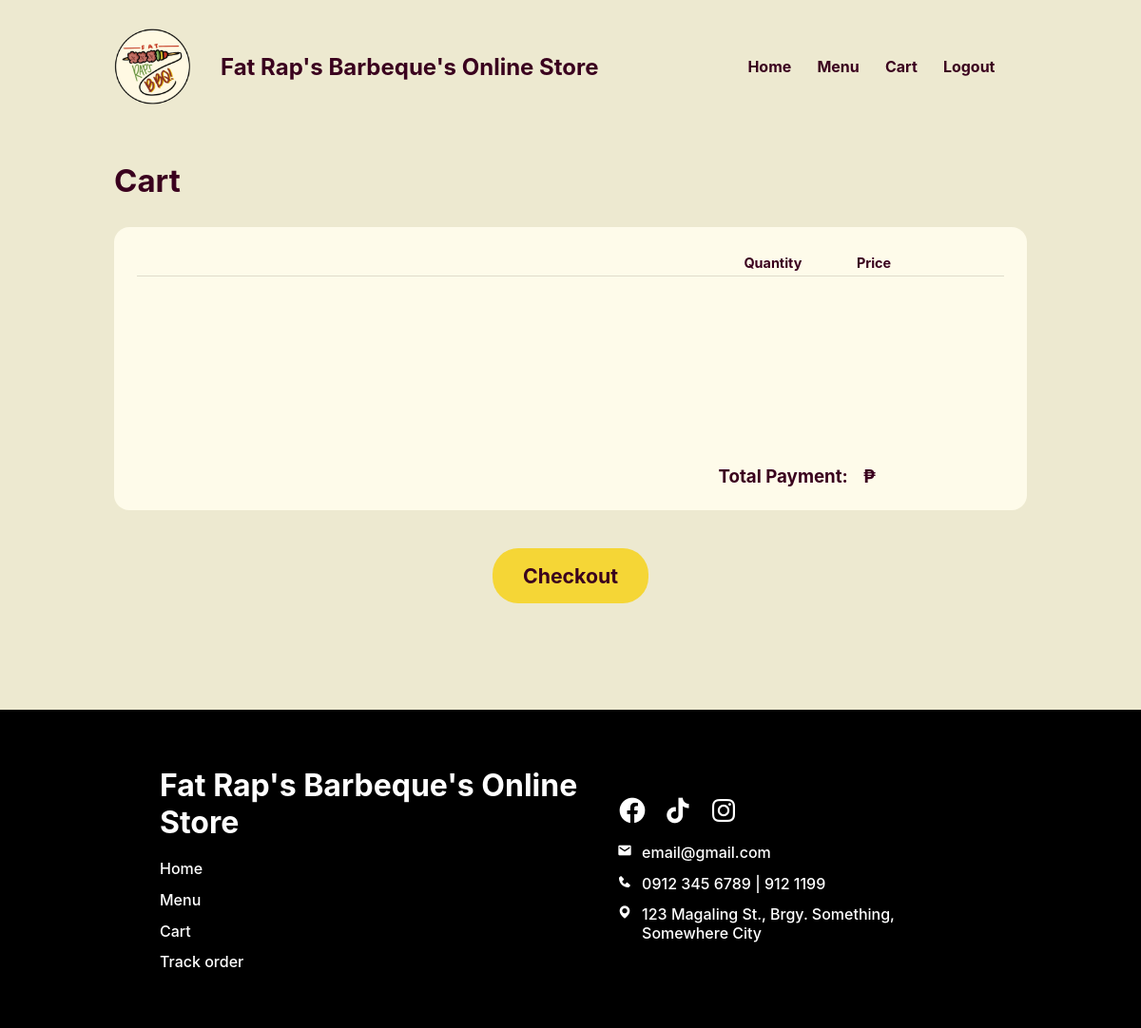
Page /Website/cart.php (signed in) on the earlier database version.
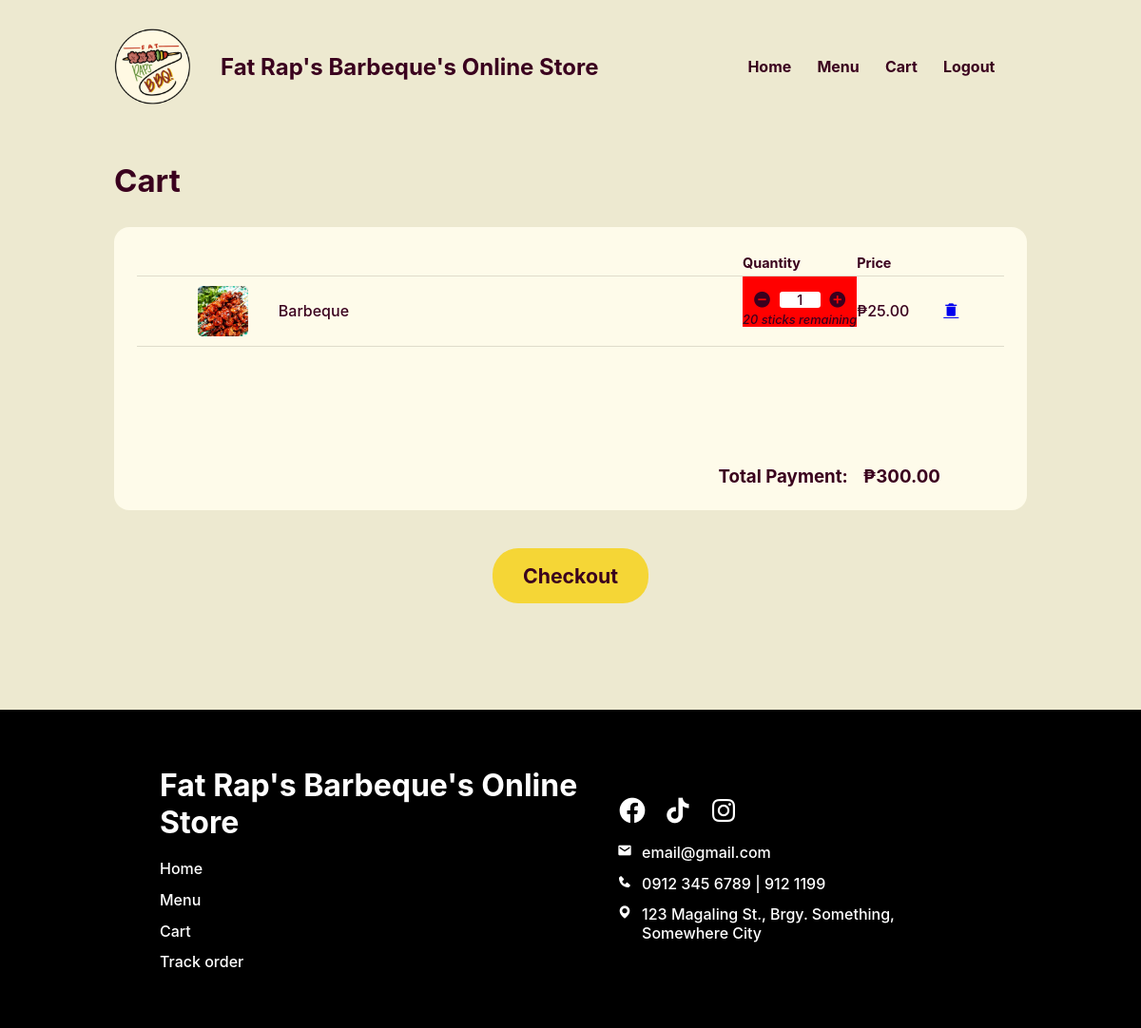
Same page on the later database version.
### tables this page shows
CREATE TABLE `in_order` (
  `IN_ORDER_ID` int(18) UNSIGNED NOT NULL,
  `FOOD_ID` int(18) NOT NULL,
  `PRSN_ID` int(18) NOT NULL,
  `IN_ORDER_QUANTITY` int(11) NOT NULL,
  `IN_ORDER_TOTAL` decimal(10,2) NOT NULL,
  `IN_ORDER_STATUS` varchar(21) NOT NULL,
  `PLACED_ORDER_ID` int(18) UNSIGNED DEFAULT NULL
);

CREATE TABLE `food` (
  `FOOD_ID` int(18) UNSIGNED NOT NULL,
  `CTGY_ID` int(18) NOT NULL,
  `FOOD_NAME` varchar(20) NOT NULL,
  `FOOD_PRICE` decimal(10,2) NOT NULL,
  `FOOD_DESC` varchar(50) NOT NULL,
  `FOOD_IMG` varchar(255) NOT NULL,
  `FOOD_STOCK` int(20) NOT NULL,
  `FOOD_ACTIVE` varchar(10) NOT NULL
);

### Website/cart.php (the view, shortened to what this page needs)
<?php
@include 'constants.php';
$PRSN_ID = $_SESSION['prsn_id'];
?>
<!DOCTYPE html>
<html lang="en">
<head>
    <link rel="stylesheet" href="header-styles.css">
    <link rel="stylesheet" href="customer-styles.css">
    <link href='https://unpkg.com/boxicons@2.1.4/css/boxicons.min.css' rel='stylesheet'>
</head>
<body>
    <header>
        <div class="header-container">
            <div class="website-title">
                <img id="logo" src="images/client-logo.png">
                <div class="text">
                    <h1>Fat Rap's Barbeque's Online Store</h1>
                </div>
            </div>
            <nav>
                <ul>
                    <li><a href="cus-home-page.php">Home</a></li>
                    <li><a href="#">Menu</a></li>
                    <li><a href="#">Cart</a></li>
                    <?php
                    if (isset($_SESSION['prsn_id'])) {
                    ?>
                        <li><a href="<?php echo SITEURL; ?>logout.php">Logout</a>
                        <li>
                        <?php
                    } else {
                        ?>
                        <li><a href="<?php echo SITEURL; ?>login-page.php">Login</a></li>
                    <?php
                    }
                    ?>
                </ul>
            </nav>
        </div>
    </header>
    <main>
        <section class="section cart">
            <div class="section-heading">
                <h2>Cart</h2>
            </div>
            <section class="section-body">
                <section class="block">
                    <div class="block-body">
                        <div class="table-wrap">
                            <table class="order">
                                <thead>
                                    <tr>
                                        <th class="header first-col"></th>
                                        <th class="header narrow-col">Quantity</th>
                                        <th class="header narrow-col price-col">Price</th>
                                        <th class="header narrow-col"></th>
                                    </tr>
                                </thead>
                                <tbody>
                                    <?php
                                    $sql = "SELECT IN_ORDER_ID, FOOD_NAME, FOOD_IMG, FOOD_PRICE, FOOD_STOCK, PRSN_ID, IN_ORDER_QUANTITY, IN_ORDER_TOTAL
                                    FROM food, in_order WHERE food.FOOD_ID = in_order.FOOD_ID AND IN_ORDER_STATUS != 'Delivered' AND PRSN_ID = $PRSN_ID";
                                    $res = mysqli_query($conn, $sql);
                                    $count = mysqli_num_rows($res);
                                    if ($count > 0) {
                                        while ($row = mysqli_fetch_assoc($res)) {
                                            $IN_ORDER_ID = $row['IN_ORDER_ID'];
                                            $FOOD_NAME = $row['FOOD_NAME'];
                                            $FOOD_PRICE = $row['FOOD_PRICE'];
                                            $FOOD_IMG = $row['FOOD_IMG'];
                                            $FOOD_STOCK = $row['FOOD_STOCK'];
                                    ?>
                                            <tr>
                                                <td data-cell="customer" class="first-col">
                                                    <div class="pic-grp">
                                                        <img src="<?php echo SITEURL; ?>images/<?php echo $FOOD_IMG; ?>" alt="">
                                                        <p><?php echo $FOOD_NAME ?></p>
                                                    </div>
                                                </td>
                                                <td class="narrow-col quantity-col">
                                                    <div class="quantity-grp">
                                                        <i class='bx bxs-minus-circle js-minus'></i>
                                                        <p class="amount js-num">1</p>
                                                        <i class='bx bxs-plus-circle js-plus'></i>
                                                    </div>
                                                    <p class="remaining"><?php echo $FOOD_STOCK ?> sticks remaining</p>
                                                </td>
                                                <td class="narrow-col price-col">₱<?php echo $FOOD_PRICE ?></td>
                                                <td class="narrow-col">
                                                    <a href="delete_in_order.php?IN_ORDER_ID=<?php echo $IN_ORDER_ID; ?>" class="bx bxs-trash-alt trash"></a>
                                                </td>
                                            </tr>
                                    <?php
                                        }
                                    }
                                    $sql2 = "SELECT SUM(IN_ORDER_TOTAL) AS Total FROM  IN_ORDER WHERE PRSN_ID = $PRSN_ID";
                                    $res2 = mysqli_query($conn, $sql2);
                                    $row2 = mysqli_fetch_assoc($res2);
                                    $total = $row2['Total'];
                                    ?>
                                </tbody>
                            </table>
                        </div>
                        <div class="payment">
                            <h3>Total Payment:</h3>
                            <h3>₱<?php echo $total ?></h3>
                        </div>
                    </div>
                </section>
                <a href="checkout.php" class="page-button center">Checkout</a>
            </section>
        </section>
    </main>
    <footer>
        <div class="footer-container">
            <div class="left-container">
                <h1>Fat Rap's Barbeque's Online Store</h1>
                <div class="list">
                    <ul>
                        <li><a href="#">Home</a></li>
                        <li><a href="<?php echo SITEURL; ?>menu.php">Menu</a></li>
                        <li><a href="<?php echo SITEURL; ?>cart.php">Cart</a></li>
                        <li><a href="<?php echo SITEURL; ?>track-order.php">Track order</a></li>
                    </ul>
                </div>
            </div>
            <div class="right-container">
                <div class="icons-block">
                    <a href="https://www.youtube.com/">
                        <i class='bx bxl-facebook-circle'></i>
                    </a>
                    <a href="https://www.youtube.com/">
                        <i class='bx bxl-tiktok'></i>
                    </a>
                    <a href="https://www.youtube.com/">
                        <i class='bx bxl-instagram'></i>
                    </a>
                </div>
                <div class="list">
                    <div class="list-items">
                        <i class='bx bxs-envelope'></i>
                        <p>email@gmail.com</p>
                    </div>
                    <div class="list-items">
                        <i class='bx bxs-phone'></i>
                        <p>0912 345 6789 | 912 1199</p>
                    </div>
                    <div class="list-items">
                        <i class='bx bxs-map'></i>
                        <p>123 Magaling St., Brgy. Something, Somewhere City</p>
                    </div>
                </div>
            </div>
        </div>
    </footer>
</body>
</html>

### Website/header-styles.css (style rules this page uses)
*, *::before, *::after { margin: 0; padding: 0; box-sizing: border-box; font-family: inherit; }
:root { --bg:#F2FFE1; --primary:#F5D636; --text:#3A001E; --text2: #FA3F1F; --input-bg:#F7F3DC; --eye-icon:#CEC699; --block: #4ADE5D; --block-p:#277B32; --block-h1: #0F4C17; --form-bg: #FFFDEF; --header-text: #3A001E; }
body { font-family: 'Inter', sans-serif; }
header { width: 100%; display: flex; justify-content: center; align-items: center; position: fixed; top: 0; z-index: 100; color: var(--header-text); padding-top: 30px; padding-bottom: 10px; background-color: var(--bg); }
.header-container, .footer-container { width: 80%; display: flex; justify-content: space-between; align-items: center; }
.website-title { display: flex; align-items: center; }
header img { width: 80px; position: relative; }
header .text { margin-left: 2rem; }
header h1 { white-space: nowrap; font-size: 1.5rem; }
nav { width: 50%; max-width: 300px; height: 50px; }
nav > ul { display: flex; justify-content: space-between; flex-wrap: wrap; align-items: center; padding-inline-start: 0; margin-block: 0; height: 100%; }
nav > ul > li { color: var(--text); margin: 0 0.2rem; padding: 0.2rem; display: block; font-weight: bold; }
li > a { color: inherit; text-decoration: none; }
footer { background-color: #000; color: #fff; display: flex; justify-content: center; align-items: center; padding: 60px 60px; }
.footer-container { display: flex; justify-content: space-between; }
.left-container h1 { margin-bottom: 1.2rem; }
.icons-block { margin-bottom: 1rem; }
.list > ul { padding-inline-start: 0; margin-block: 0; height: 100%; }
.list > ul, .list { display: grid; gap: 0.8rem; }
.list > ul > li { color: #fff; display: block; }
.icons-block { display: flex; gap: 1rem; }
.icons-block a { color: #fff; }
.icons-block i { font-size: 2rem; }
.list-items { display: flex; gap: 10px; }

Differences in the rows shown:
added in_order: FOOD_ID.FOOD_IMG (picture), FOOD_ID.FOOD_NAME "Barbeque", FOOD_ID.FOOD_STOCK "20", FOOD_ID.FOOD_PRICE "25.00"
Other differences:
$total: (not shown) → "300.00"
